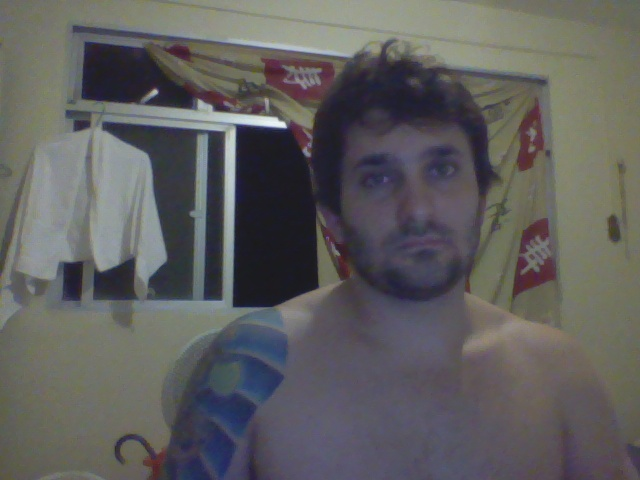
//> input picture blend_alpha/image.jpg, 640 x 480 px
$ ./blur   (built with g++ and OpenCV 4)
//> lines starting //> are read from the running program, lines starting //| are printed output that depends on the picture
//#include <stdio.h>
#include <iostream>
#include <fstream>
#include "/home/helton/work/OpenCV-2.4.1/modules/highgui/include/opencv2/highgui/highgui.hpp"
#include "/home/helton/work/OpenCV-2.4.1/modules/nonfree/include/opencv2/nonfree/features2d.hpp"
#include "/home/helton/work/OpenCV-2.4.1/modules/calib3d/include/opencv2/calib3d/calib3d.hpp"

#include "cv.h"
#include "highgui.h"


using namespace cv;
using namespace std;

/// Global Variables
int DELAY_CAPTION = 1500;
int DELAY_BLUR = 100;
int MAX_KERNEL_LENGTH = 31;

Mat src; Mat dst;
char window_name[] = "Filter Demo 1";

/// Function headers
int display_caption( string caption );
int display_dst( int delay );

/**
 * function main
 */
 int main( int argc, char** argv )
 {
   namedWindow( window_name, CV_WINDOW_AUTOSIZE );

   /// Load the source image
   src = imread( "image.jpg", 1 );
//> src is the input picture: 480 rows x 640 cols, CV_8UC3; mean B, G, R 94.4, 94.7, 95.6

   if( display_caption( "Original Image" ) != 0 ) { return 0; }

   dst = src.clone();
   if( display_dst( DELAY_CAPTION ) != 0 ) { return 0; }

   /// Applying Homogeneous blur
   if( display_caption( "Homogeneous Blur" ) != 0 ) { return 0; }

   for ( int i = 1; i < MAX_KERNEL_LENGTH; i = i + 2 )
       { blur( src, dst, Size( i, i ), Point(-1,-1) );
         if( display_dst( DELAY_BLUR ) != 0 ) { return 0; } }
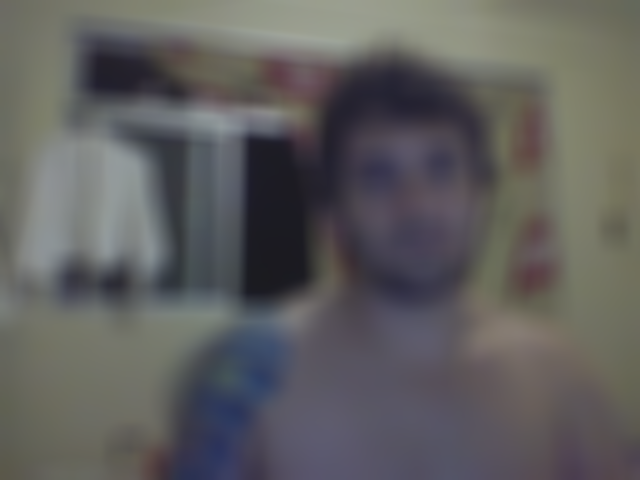
//> dst: 480 rows x 640 cols, CV_8UC3; mean B, G, R 94.4, 94.7, 95.6

    /// Applying Gaussian blur
    if( display_caption( "Gaussian Blur" ) != 0 ) { return 0; }

    for ( int i = 1; i < MAX_KERNEL_LENGTH; i = i + 2 )
        { GaussianBlur( src, dst, Size( i, i ), 0, 0 );
          if( display_dst( DELAY_BLUR ) != 0 ) { return 0; } }
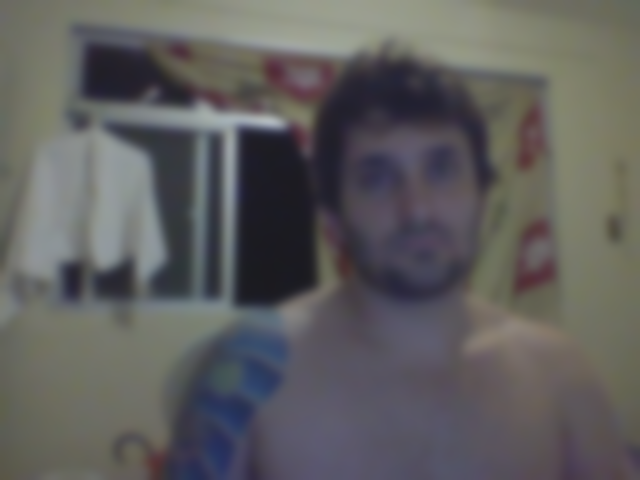
//> dst: 480 rows x 640 cols, CV_8UC3; mean B, G, R 94.4, 94.7, 95.6

     /// Applying Median blur
     if( display_caption( "Median Blur" ) != 0 ) { return 0; }

     for ( int i = 1; i < MAX_KERNEL_LENGTH; i = i + 2 )
         { medianBlur ( src, dst, i );
           if( display_dst( DELAY_BLUR ) != 0 ) { return 0; } }
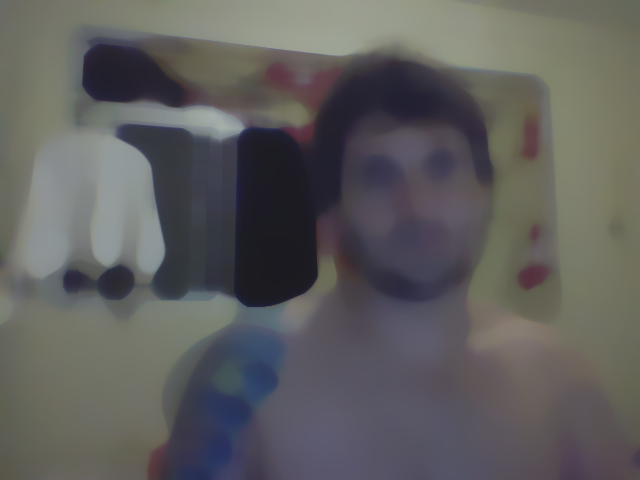
//> dst: 480 rows x 640 cols, CV_8UC3; mean B, G, R 93.6, 94.2, 95.1

     /// Applying Bilateral Filter
     if( display_caption( "Bilateral Blur" ) != 0 ) { return 0; }

     for ( int i = 1; i < MAX_KERNEL_LENGTH; i = i + 2 )
         { bilateralFilter ( src, dst, i, i*2, i/2 );
           if( display_dst( DELAY_BLUR ) != 0 ) { return 0; } }

     /// Wait until user press a key
     display_caption( "End: Press a key!" );

     waitKey(0);
     return 0;
 }

 int display_caption( string caption )
 {
   dst = Mat::zeros( src.size(), src.type() );
   putText( dst, caption,
            Point( src.cols/4, src.rows/2),
            CV_FONT_HERSHEY_COMPLEX, 1, Scalar(255, 255, 255) );

   imshow( window_name, dst );
   int c = waitKey( DELAY_CAPTION );
   if( c >= 0 ) { return -1; }
   return 0;
  }

  int display_dst( int delay )
  {
    imshow( window_name, dst );
    int c = waitKey ( delay );
    if( c >= 0 ) { return -1; }
    return 0;
  }

$ run again, with blend_alpha/I.jpg copied over blend_alpha/image.jpg
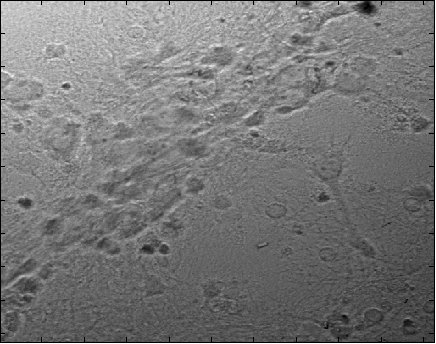
//> input picture blend_alpha/I.jpg, 436 x 344 px
//> src is the input picture: 344 rows x 436 cols, CV_8UC3; min 0, max 255, mean 118.7
//> after the loop `for ( int i = 1; i < MAX_KERNEL_LENGTH; i = i + 2 )`:
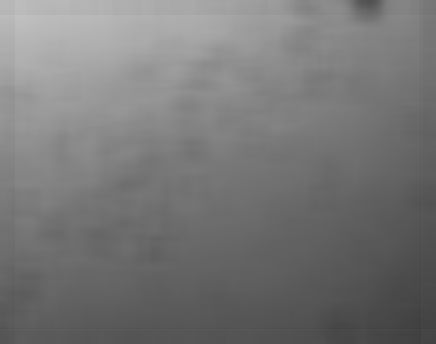
//> dst: 344 rows x 436 cols, CV_8UC3; min 60, max 193, mean 118.6
//> the loop `for ( int i = 1; i < MAX_KERNEL_LENGTH; i = i + 2 ) { medianBlur ( src..` made 15 passes
//> pass 3, `{ medianBlur ( src, dst, i );`:
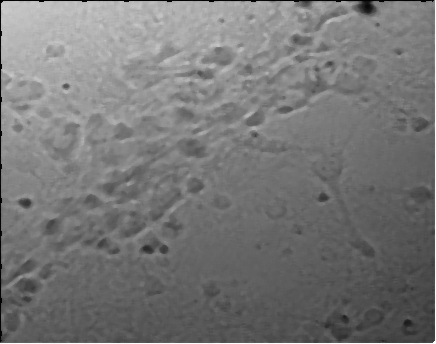
//> dst: 344 rows x 436 cols, CV_8UC3; min 0, max 255, mean 119

$ run again, with blend_alpha/t.jpg copied over blend_alpha/image.jpg
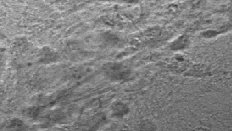
//> input picture blend_alpha/t.jpg, 232 x 131 px
//> src is the input picture: 131 rows x 232 cols, CV_8UC3; min 49, max 215, mean 128.4
//> the loop `for ( int i = 1; i < MAX_KERNEL_LENGTH; i = i + 2 ) { blur( src, dst, ..` made 15 passes
//> pass 3, `{ blur( src, dst, Size( i, i ), Point(-1,-1) );`:
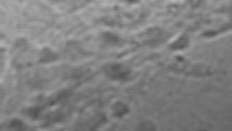
//> dst: 131 rows x 232 cols, CV_8UC3; min 78, max 183, mean 128.4
//> after the loop `for ( int i = 1; i < MAX_KERNEL_LENGTH; i = i + 2 )`:
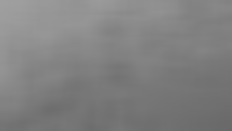
//> dst: 131 rows x 232 cols, CV_8UC3; min 105, max 160, mean 128.4

$ run again, with blend_alpha/template.jpg copied over blend_alpha/image.jpg
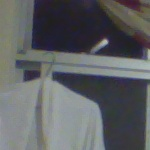
//> input picture blend_alpha/template.jpg, 150 x 150 px
//> src is the input picture: 150 rows x 150 cols, CV_8UC3; mean B, G, R 98.6, 96.2, 93.9
//> after the loop `for ( int i = 1; i < MAX_KERNEL_LENGTH; i = i + 2 )`:
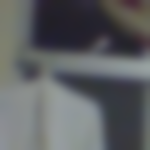
//> dst: 150 rows x 150 cols, CV_8UC3; mean B, G, R 98.5, 96.1, 93.8
//> after the loop `for ( int i = 1; i < MAX_KERNEL_LENGTH; i = i + 2 )`:
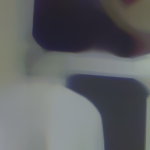
//> dst: 150 rows x 150 cols, CV_8UC3; mean B, G, R 99.3, 97.2, 94.8
